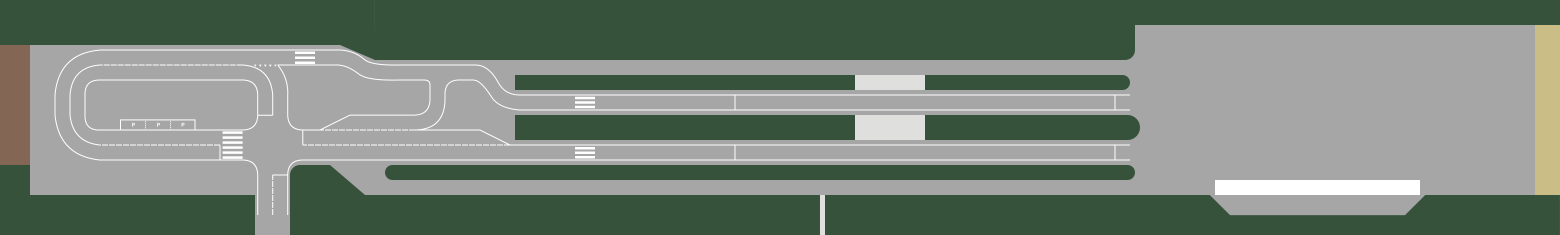
#> input picture src/nevigation/SDC 2026 - Track layout (image is 312 meter by 47 meter).png, 9360 x 1410 px, given in place of Left20260226133416.mp4, which was not available (shown at 1/6 size)
$ python 'video_stitched (2).py'
#> lines starting #> are read from the running program, lines starting #| are printed output that depends on the picture; after the words box and inside, x2 and y2 are one past the last pixel; in counts of white or black regions, pixels touching at a corner belong together; pictures that were not available may be replaced by others from this repository, and a replacement may not be noted
import cv2
import numpy as np

def stitch_videos_cropped():
    video_left_path = r"D:\Thursday-26-02-2026_tests\recording_2026_02_26_13_35\Left20260226133416.mp4"
    video_front_path = r"D:\Thursday-26-02-2026_tests\recording_2026_02_26_13_35\Middle20260226133416.mp4"
    video_right_path = r"D:\Thursday-26-02-2026_tests\recording_2026_02_26_13_35\Right20260226133416.mp4"
    output_video_path = r"D:\SDC\Stitched_Output_Cropped_2.mp4"

    cap_left = cv2.VideoCapture(video_left_path)
    cap_front = cv2.VideoCapture(video_front_path)
    cap_right = cv2.VideoCapture(video_right_path)

    if not (cap_left.isOpened() and cap_front.isOpened() and cap_right.isOpened()):
        print("Error: Could not open one or more video files.")
        return

    CANVAS_WIDTH = 4000
    CANVAS_HEIGHT = 2000
    OFFSET_X = 800
    OFFSET_Y = 400

    pts_left = np.float32([[1642, 463], [1781, 540], [1175, 626], [1561, 920]])
    pts_front_for_left = np.float32([[760, 565], [887, 573], [380, 944], [840, 989]])
    pts_front_for_left[:, 0] += OFFSET_X
    pts_front_for_left[:, 1] += OFFSET_Y

    pts_right = np.float32([[178, 493], [329, 429], [660, 738], [149, 1015]])
    pts_front_for_right = np.float32([[1020, 580], [1155, 588], [1352, 1027], [839, 988]])
    pts_front_for_right[:, 0] += OFFSET_X
    pts_front_for_right[:, 1] += OFFSET_Y

    H_left, _ = cv2.findHomography(pts_left, pts_front_for_left)
    H_right, _ = cv2.findHomography(pts_right, pts_front_for_right)
    M_front_shift = np.float32([[1, 0, OFFSET_X], [0, 1, OFFSET_Y], [0, 0, 1]])

    ret_l, frame_l = cap_left.read()
#> frame_l is the input picture: shape (1410, 9360, 3); mean B, G, R 119.1, 130.4, 118.1
    ret_f, frame_f = cap_front.read()
    ret_r, frame_r = cap_right.read()

    warp_left = cv2.warpPerspective(frame_l, H_left, (CANVAS_WIDTH, CANVAS_HEIGHT))
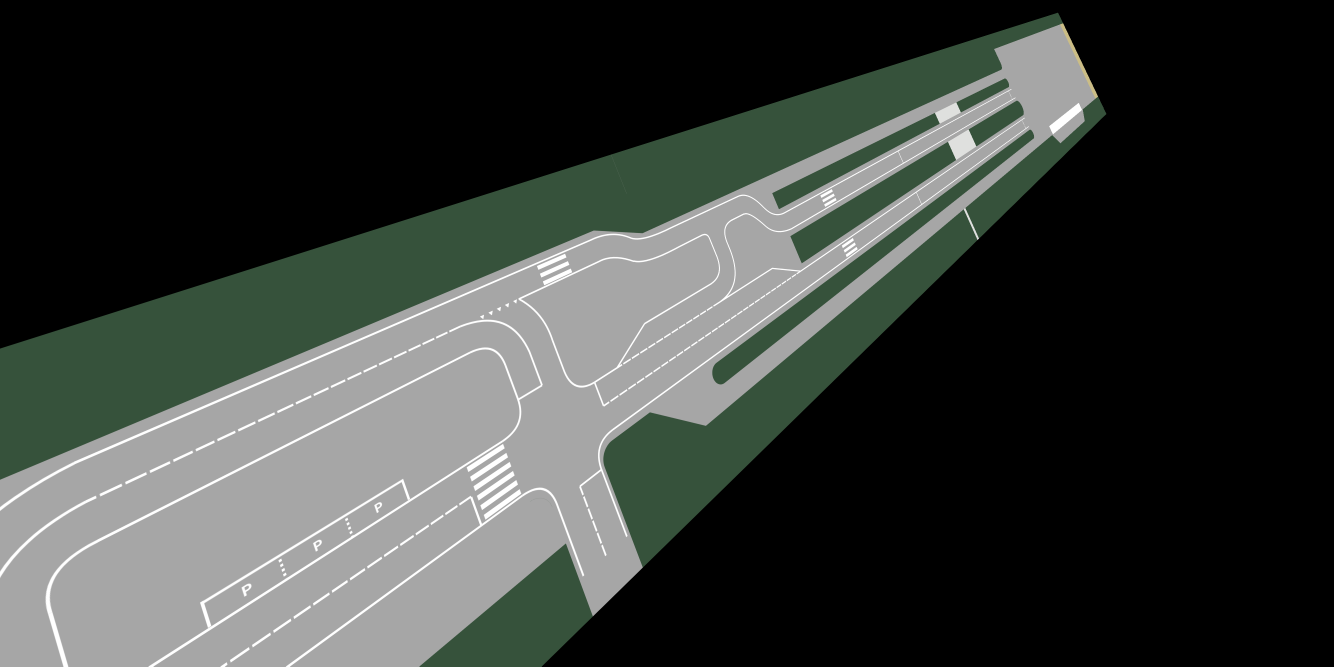
#> warp_left: shape (2000, 4000, 3) (shown at 1/3 size); mean B, G, R 56.5, 60.2, 55.7
    warp_right = cv2.warpPerspective(frame_r, H_right, (CANVAS_WIDTH, CANVAS_HEIGHT))
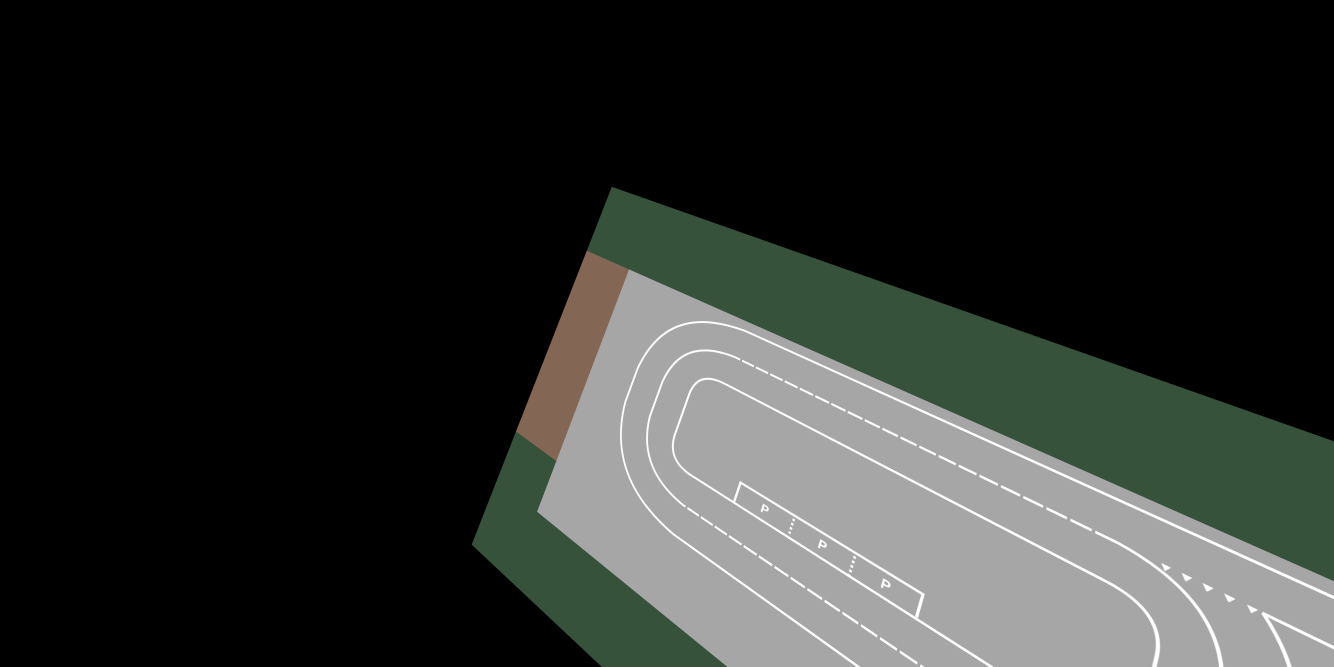
#> warp_right: shape (2000, 4000, 3) (shown at 1/3 size); mean B, G, R 42.1, 44.8, 42
    warp_front = cv2.warpPerspective(frame_f, M_front_shift, (CANVAS_WIDTH, CANVAS_HEIGHT))
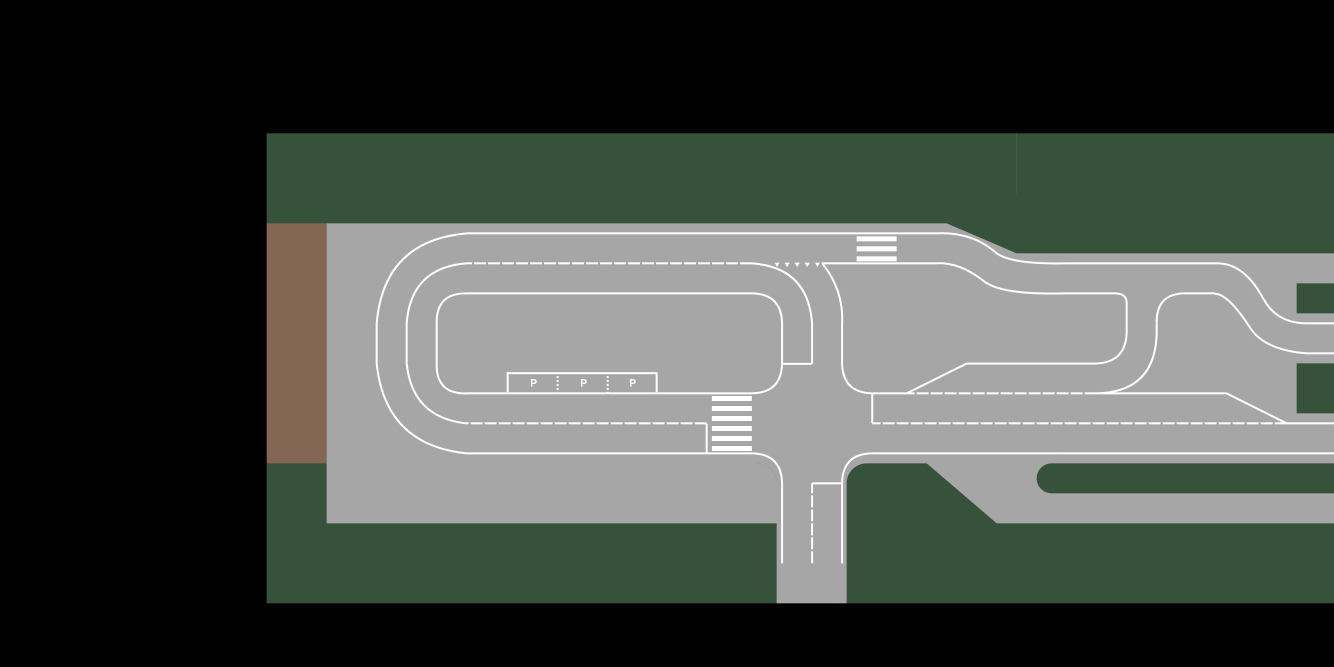
#> warp_front: shape (2000, 4000, 3) (shown at 1/3 size); mean B, G, R 68.6, 74.3, 68.2

    first_stitched = np.maximum.reduce([warp_left, warp_front, warp_right])

    gray = cv2.cvtColor(first_stitched, cv2.COLOR_BGR2GRAY)

    _, thresh = cv2.threshold(gray, 1, 255, cv2.THRESH_BINARY)
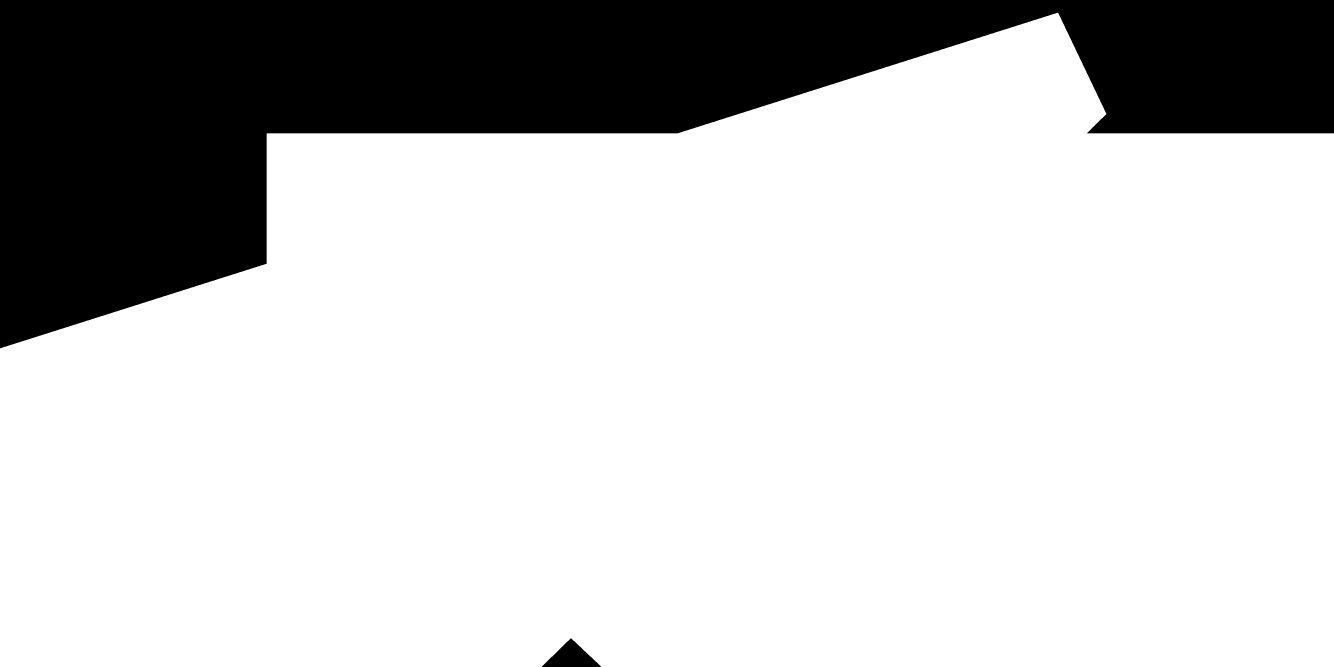
#> thresh: shape (2000, 4000) (shown at 1/3 size); 77.7% white; 2 black regions, box (x1, y1, x2, y2) and area: (0, 0, 4000, 1045) 1779045, (1626, 1915, 1803, 2000) 7644

    coords = cv2.findNonZero(thresh)
#> coords = contour of 6213311 points, box (x1, y1, x2, y2) (0, 38, 4000, 2000), area 2568376

    x, y, w, h = cv2.boundingRect(coords)
#> x = 0; y = 38; w = 4000; h = 1962

    print(f"Optimal Crop: X:{x}, Y:{y}, Width:{w}, Height:{h}")
#| Optimal Crop: X:0, Y:38, Width:4000, Height:1962


    fps = cap_front.get(cv2.CAP_PROP_FPS)
    fourcc = cv2.VideoWriter_fourcc(*'mp4v')
    out = cv2.VideoWriter(output_video_path, fourcc, fps, (w, h))

    cropped_first_frame = first_stitched[y:y+h, x:x+w]
    out.write(cropped_first_frame)

    frame_count = 1

    while True:
        ret_l, frame_l = cap_left.read()
        ret_f, frame_f = cap_front.read()
        ret_r, frame_r = cap_right.read()

        if not (ret_l and ret_f and ret_r):
            break

        warp_left = cv2.warpPerspective(frame_l, H_left, (CANVAS_WIDTH, CANVAS_HEIGHT))
        warp_right = cv2.warpPerspective(frame_r, H_right, (CANVAS_WIDTH, CANVAS_HEIGHT))
        warp_front = cv2.warpPerspective(frame_f, M_front_shift, (CANVAS_WIDTH, CANVAS_HEIGHT))

        stitched_frame = np.maximum.reduce([warp_left, warp_front, warp_right])

        cropped_frame = stitched_frame[y:y+h, x:x+w]

        out.write(cropped_frame)

        frame_count += 1

        if frame_count % 30 == 0:
            print(f"Processed {frame_count} frames...", end='\r')

        # Display the cropped version
        display_img = cv2.resize(cropped_frame, (1200, int(1200 * (h/w))))
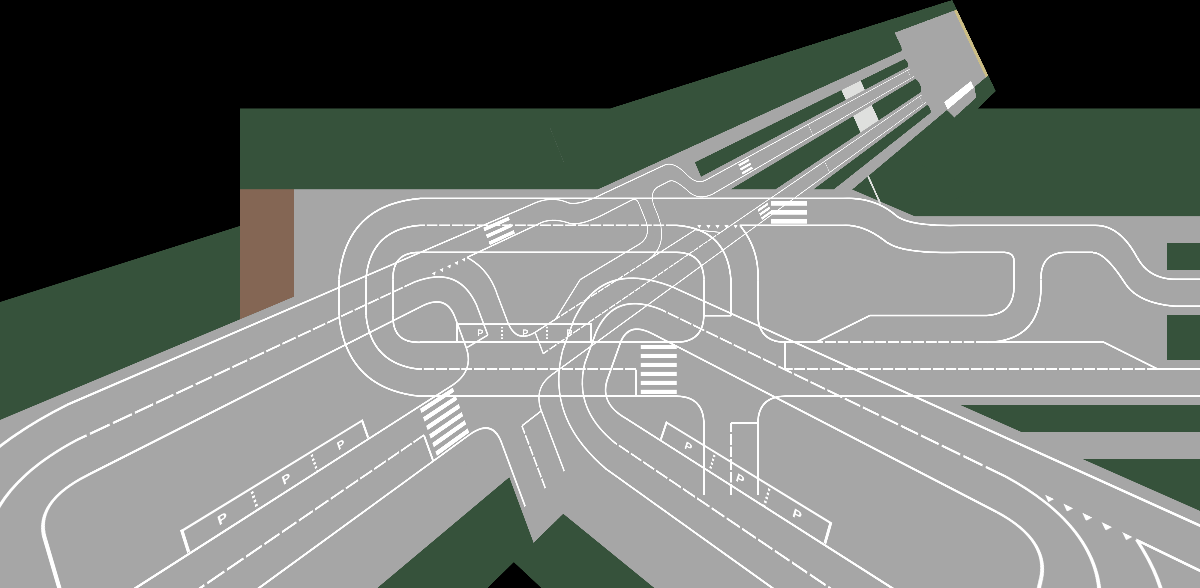
#> display_img: shape (588, 1200, 3); mean B, G, R 113.6, 118.3, 113.1
        cv2.imshow("Cropped Processing Video (Press 'q' to quit)", display_img)

        if cv2.waitKey(1) & 0xFF == ord('q'):
#> (key q is pressed here)
            break

    cap_left.release()
    cap_front.release()
    cap_right.release()
    out.release()
    cv2.destroyAllWindows()
    print(f"\nCropped video saved to: {output_video_path}")

if __name__ == "__main__":
    stitch_videos_cropped()
